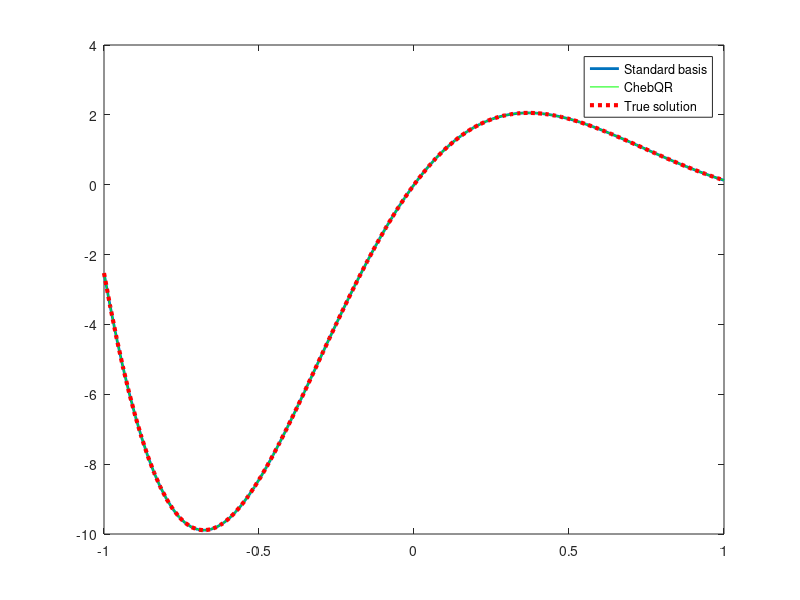
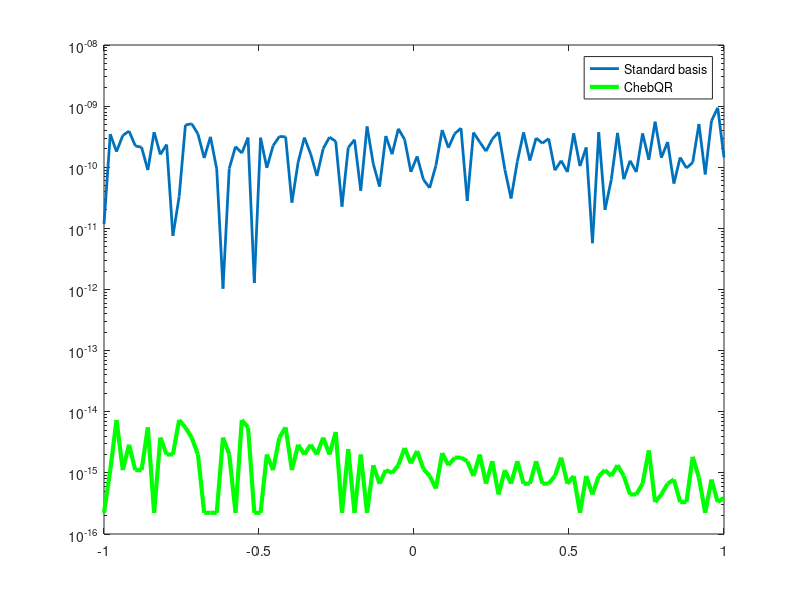

Write MATLAB code to recreate these figures, in order.
% ChebQRDemo
% Computes and plots a stable and unstable Chebyshev kernel interpolant
alpha = .5; beta = .1;
testfun = @(x) 4*sin(3*x)./exp(3*x/2);
N = 51;
x = -cos(pi*(0:N-1)/(N-1))';
y = testfun(x);
phifunc = @(n,x) sqrt(2)*cos(acos(x)*n);
M = N + ceil(log(eps)/log(beta));
% Create a vector of the desired eigenvalues
n = 1:M;
Lambda = diag([1-alpha alpha*(1-beta)/beta*beta.^n]);
Phi = [ones(N,1) phifunc(n,x)];
% First solve in the standard basis
K = Phi*Lambda*Phi';
c = K\y;
% Now solve with the RBF-QR technique
[Q,R] = qr(Phi);
R1 = R(:,1:N); R2 = R(:,N+1:end);
Rhat = R1\R2;
Lambda1 = Lambda(1:N,1:N); Lambda2 = Lambda(N+1:end,N+1:end);
Rbar = Lambda2*Rhat'/Lambda1;
Psi = Phi*[eye(N);Rbar];
b = Psi\y;
% Evaluate the results and plot them
x_eval = linspace(-1,1,100)';
Phi_eval = [ones(100,1) phifunc(n,x_eval)];
y_standard = Phi_eval*Lambda*Phi'*c;
y_RBFQR = Phi_eval*[eye(N);Rbar]*b;
y_eval = testfun(x_eval);
plot(x_eval,y_standard,'linewidth',2),hold on
plot(x_eval,y_RBFQR,'g',x_eval,y_eval,':r','linewidth',3)
legend('Standard basis','ChebQR','True solution'),hold off
figure
err_standard = abs(y_standard-y_eval);
err_RBFQR = abs(y_RBFQR-y_eval)+eps;    % There seem to be a few places with 
                                        % zero error, so to make this look 
                                        % nicer a little shift by eps 
semilogy(x_eval,err_standard,'linewidth',2),hold on
semilogy(x_eval,err_RBFQR,'g','linewidth',3)
legend('Standard basis','ChebQR'),hold off
